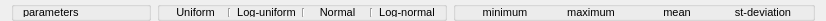
         <widget class="QFrame" name="frame_11">
          <property name="minimumSize">
           <size>
            <width>0</width>
            <height>21</height>
           </size>
          </property>
          <property name="maximumSize">
           <size>
            <width>16777215</width>
            <height>21</height>
           </size>
          </property>
          <property name="frameShape">
           <enum>QFrame::NoFrame</enum>
          </property>
          <property name="frameShadow">
           <enum>QFrame::Raised</enum>
          </property>
          <layout class="QHBoxLayout" name="horizontalLayout_27">
           <property name="topMargin">
            <number>1</number>
           </property>
           <property name="bottomMargin">
            <number>1</number>
           </property>
           <item>
            <widget class="QGroupBox" name="groupBox_14">
             <property name="sizePolicy">
              <sizepolicy hsizetype="Fixed" vsizetype="Fixed">
               <horstretch>0</horstretch>
               <verstretch>0</verstretch>
              </sizepolicy>
             </property>
             <property name="minimumSize">
              <size>
               <width>140</width>
               <height>20</height>
              </size>
             </property>
             <property name="maximumSize">
              <size>
               <width>140</width>
               <height>20</height>
              </size>
             </property>
             <property name="title">
              <string/>
             </property>
             <layout class="QHBoxLayout" name="horizontalLayout_28">
              <property name="topMargin">
               <number>1</number>
              </property>
              <property name="bottomMargin">
               <number>1</number>
              </property>
              <item>
               <widget class="QLabel" name="label_64">
                <property name="sizePolicy">
                 <sizepolicy hsizetype="Fixed" vsizetype="Preferred">
                  <horstretch>0</horstretch>
                  <verstretch>0</verstretch>
                 </sizepolicy>
                </property>
                <property name="minimumSize">
                 <size>
                  <width>140</width>
                  <height>0</height>
                 </size>
                </property>
                <property name="maximumSize">
                 <size>
                  <width>140</width>
                  <height>16777215</height>
                 </size>
                </property>
                <property name="font">
                 <font>
                  <pointsize>8</pointsize>
                 </font>
                </property>
                <property name="text">
                 <string>parameters</string>
                </property>
                <property name="alignment">
                 <set>Qt::AlignLeading|Qt::AlignLeft|Qt::AlignVCenter</set>
                </property>
               </widget>
              </item>
             </layout>
            </widget>
           </item>
           <item>
            <widget class="QGroupBox" name="groupBox_15">
             <property name="sizePolicy">
              <sizepolicy hsizetype="Fixed" vsizetype="Fixed">
               <horstretch>0</horstretch>
               <verstretch>0</verstretch>
              </sizepolicy>
             </property>
             <property name="minimumSize">
              <size>
               <width>290</width>
               <height>20</height>
              </size>
             </property>
             <property name="maximumSize">
              <size>
               <width>290</width>
               <height>20</height>
              </size>
             </property>
             <property name="title">
              <string/>
             </property>
             <layout class="QHBoxLayout" name="horizontalLayout_29">
              <property name="topMargin">
               <number>1</number>
              </property>
              <property name="bottomMargin">
               <number>1</number>
              </property>
              <item>
               <widget class="QLabel" name="label_67">
                <property name="font">
                 <font>
                  <pointsize>8</pointsize>
                 </font>
                </property>
                <property name="text">
                 <string>Uniform</string>
                </property>
                <property name="alignment">
                 <set>Qt::AlignCenter</set>
                </property>
               </widget>
              </item>
              <item>
               <widget class="Line" name="line">
                <property name="orientation">
                 <enum>Qt::Vertical</enum>
                </property>
               </widget>
              </item>
              <item>
               <widget class="QLabel" name="label_68">
                <property name="font">
                 <font>
                  <pointsize>8</pointsize>
                 </font>
                </property>
                <property name="text">
                 <string>Log-uniform</string>
                </property>
                <property name="alignment">
                 <set>Qt::AlignCenter</set>
                </property>
               </widget>
              </item>
              <item>
               <widget class="Line" name="line_2">
                <property name="orientation">
                 <enum>Qt::Vertical</enum>
                </property>
               </widget>
              </item>
              <item>
               <widget class="QLabel" name="label_69">
                <property name="font">
                 <font>
                  <pointsize>8</pointsize>
                 </font>
                </property>
                <property name="text">
                 <string>Normal</string>
                </property>
                <property name="alignment">
                 <set>Qt::AlignCenter</set>
                </property>
               </widget>
              </item>
              <item>
               <widget class="Line" name="line_3">
                <property name="orientation">
                 <enum>Qt::Vertical</enum>
                </property>
               </widget>
              </item>
              <item>
               <widget class="QLabel" name="label_70">
                <property name="font">
                 <font>
                  <pointsize>8</pointsize>
                 </font>
                </property>
                <property name="text">
                 <string>Log-normal</string>
                </property>
                <property name="alignment">
                 <set>Qt::AlignCenter</set>
                </property>
               </widget>
              </item>
             </layout>
            </widget>
           </item>
           <item>
            <widget class="QGroupBox" name="groupBox_16">
             <property name="sizePolicy">
              <sizepolicy hsizetype="Preferred" vsizetype="Fixed">
               <horstretch>0</horstretch>
               <verstretch>0</verstretch>
              </sizepolicy>
             </property>
             <property name="minimumSize">
              <size>
               <width>0</width>
               <height>20</height>
              </size>
             </property>
             <property name="maximumSize">
              <size>
               <width>16777215</width>
               <height>20</height>
              </size>
             </property>
             <property name="title">
              <string/>
             </property>
             <layout class="QHBoxLayout" name="horizontalLayout_30">
              <property name="topMargin">
               <number>1</number>
              </property>
              <property name="bottomMargin">
               <number>1</number>
              </property>
              <item>
               <widget class="QLabel" name="label_71">
                <property name="sizePolicy">
                 <sizepolicy hsizetype="Fixed" vsizetype="Preferred">
                  <horstretch>0</horstretch>
                  <verstretch>0</verstretch>
                 </sizepolicy>
                </property>
                <property name="minimumSize">
                 <size>
                  <width>80</width>
                  <height>0</height>
                 </size>
                </property>
                <property name="maximumSize">
                 <size>
                  <width>80</width>
                  <height>16777215</height>
                 </size>
                </property>
                <property name="font">
                 <font>
                  <pointsize>8</pointsize>
                 </font>
                </property>
                <property name="text">
                 <string>minimum</string>
                </property>
                <property name="alignment">
                 <set>Qt::AlignCenter</set>
                </property>
               </widget>
              </item>
              <item>
               <widget class="QLabel" name="label_72">
                <property name="sizePolicy">
                 <sizepolicy hsizetype="Fixed" vsizetype="Preferred">
                  <horstretch>0</horstretch>
                  <verstretch>0</verstretch>
                 </sizepolicy>
                </property>
                <property name="minimumSize">
                 <size>
                  <width>80</width>
                  <height>0</height>
                 </size>
                </property>
                <property name="maximumSize">
                 <size>
                  <width>80</width>
                  <height>16777215</height>
                 </size>
                </property>
                <property name="font">
                 <font>
                  <pointsize>8</pointsize>
                 </font>
                </property>
                <property name="text">
                 <string>maximum</string>
                </property>
                <property name="alignment">
                 <set>Qt::AlignCenter</set>
                </property>
               </widget>
              </item>
              <item>
               <widget class="QLabel" name="label_73">
                <property name="sizePolicy">
                 <sizepolicy hsizetype="Fixed" vsizetype="Preferred">
                  <horstretch>0</horstretch>
                  <verstretch>0</verstretch>
                 </sizepolicy>
                </property>
                <property name="minimumSize">
                 <size>
                  <width>80</width>
                  <height>0</height>
                 </size>
                </property>
                <property name="maximumSize">
                 <size>
                  <width>80</width>
                  <height>16777215</height>
                 </size>
                </property>
                <property name="font">
                 <font>
                  <pointsize>8</pointsize>
                 </font>
                </property>
                <property name="text">
                 <string>mean</string>
                </property>
                <property name="alignment">
                 <set>Qt::AlignCenter</set>
                </property>
               </widget>
              </item>
              <item>
               <widget class="QLabel" name="label_74">
                <property name="sizePolicy">
                 <sizepolicy hsizetype="Fixed" vsizetype="Preferred">
                  <horstretch>0</horstretch>
                  <verstretch>0</verstretch>
                 </sizepolicy>
                </property>
                <property name="minimumSize">
                 <size>
                  <width>80</width>
                  <height>0</height>
                 </size>
                </property>
                <property name="maximumSize">
                 <size>
                  <width>80</width>
                  <height>16777215</height>
                 </size>
                </property>
                <property name="font">
                 <font>
                  <pointsize>8</pointsize>
                 </font>
                </property>
                <property name="text">
                 <string>st-deviation</string>
                </property>
                <property name="alignment">
                 <set>Qt::AlignCenter</set>
                </property>
               </widget>
              </item>
             </layout>
            </widget>
           </item>
          </layout>
         </widget>
